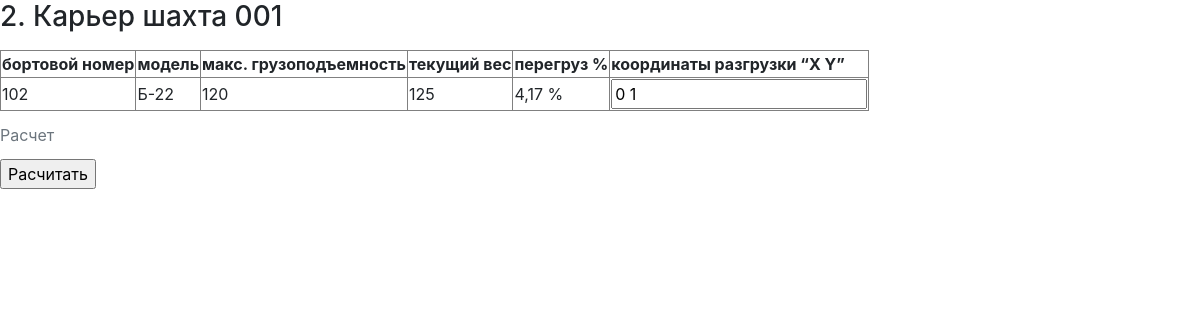
Screenshot of /cargo/2/ with the database file from the repository.
### mine/models/cargo.py (models this page shows, shortened)
class Cargo(BaseOre):
    class Meta:
        verbose_name = 'Груз'
        verbose_name_plural = 'Грузы'
    mine = models.ForeignKey(Mine, verbose_name='Карьер/шахата', on_delete=models.CASCADE)
    tipper = models.ForeignKey(Tipper, verbose_name='Самосвал', on_delete=models.CASCADE, blank=True, null=True)
    created = models.DateTimeField(verbose_name='Создан', auto_now_add=True)
    def __str__(self):
        return '{}. {}'.format(self.pk, self.mine)
    @property
    def overload(self) -> float:
        if (self.tipper and self.tipper.tmodel) and (self.tipper.tmodel.max_mass - self.mass <= 0):
            diff = abs(self.tipper.tmodel.max_mass - self.mass)
            return round(diff * 100 / self.tipper.tmodel.max_mass, 2)
        return 0
    @property
    def max_mass(self) -> int:
        if self.tipper and self.tipper.tmodel:
            return self.tipper.tmodel.max_mass
        return 0

### mine/models/mine.py (models this page shows)
class Mine(models.Model):
    class Meta:
        verbose_name = 'Шахта'
        verbose_name_plural = 'Шахты'
    title = models.CharField(verbose_name='Наименование', max_length=256, default='Карьер шахта 001', unique=True)
    def __str__(self):
        return self.title

### tipper/models/tipper.py (models this page shows, shortened)
class Tipper(models.Model):
    class Meta:
        verbose_name = 'Самосвал'
        verbose_name_plural = 'Самосвалы'
        unique_together = ('number', 'tmodel')
    number = models.CharField(verbose_name='Бортовой номер', max_length=8, default='101')
    tmodel = models.ForeignKey(TModel, verbose_name='Модель', on_delete=models.CASCADE)

### tipper/models/tmodel.py (models this page shows, shortened)
class TModel(models.Model):
    class Meta:
        verbose_name = 'Модель самосвала'
        verbose_name_plural = 'Модели самосвалов'
        unique_together = ('title', 'code', 'max_mass')
    title = models.CharField(verbose_name='Наименование', max_length=256, default='БЕЛАЗ')
    code = models.CharField(verbose_name='Модель (код)', max_length=256, default='Б-22')
    max_mass = models.PositiveSmallIntegerField(verbose_name='Макс. грузоподъемность (т.руды)', default=100)

### mine/views.py (the view)
# urls.py: path('cargo/<int:cargo_id>/', views.detail, name='detail'),
def detail(request, cargo_id):
    cargo = get_object_or_404(Cargo, pk=cargo_id)
    return render(request, 'cargo/detail.html', {'cargo': cargo})

### mine/templates/cargo/detail.html (shortened to what this page needs)
{% extends "cargo/base.html" %}
{% block main %}
<form action="{% url 'cargo:calc' cargo.id %}" method="post">
<fieldset>
    <legend><h3>{{ cargo }}</h3></legend>
    <table border="1">
        <caption>Расчет</caption>
        <tr>
            <th>бортовой номер</th>
            <th>модель</th>
            <th>макс. грузоподъемность</th>
            <th>текущий вес</th>
            <th>перегруз %</th>
            <th>координаты разгрузки “X Y”</th>
        </tr>
        <tr>
            <td>{{ cargo.tipper.number }}</td>
            <td>{{ cargo.tipper.tmodel.code }}</td>
            <td>{{ cargo.max_mass }}</td>
            <td>{{ cargo.mass }}</td>
            <td>{{ cargo.overload }} %</td>
            <td><input value="0 1"></td>
        </tr>
    </table>
</fieldset>
<input type="submit" value="Расчитать">
</form>
{% endblock %}

### rows the page displays
Cargo: id+mine "2. Карьер шахта 001", tipper.number "102", tipper.tmodel.code "Б-22", max_mass "120", mass "125", overload "4,17"
